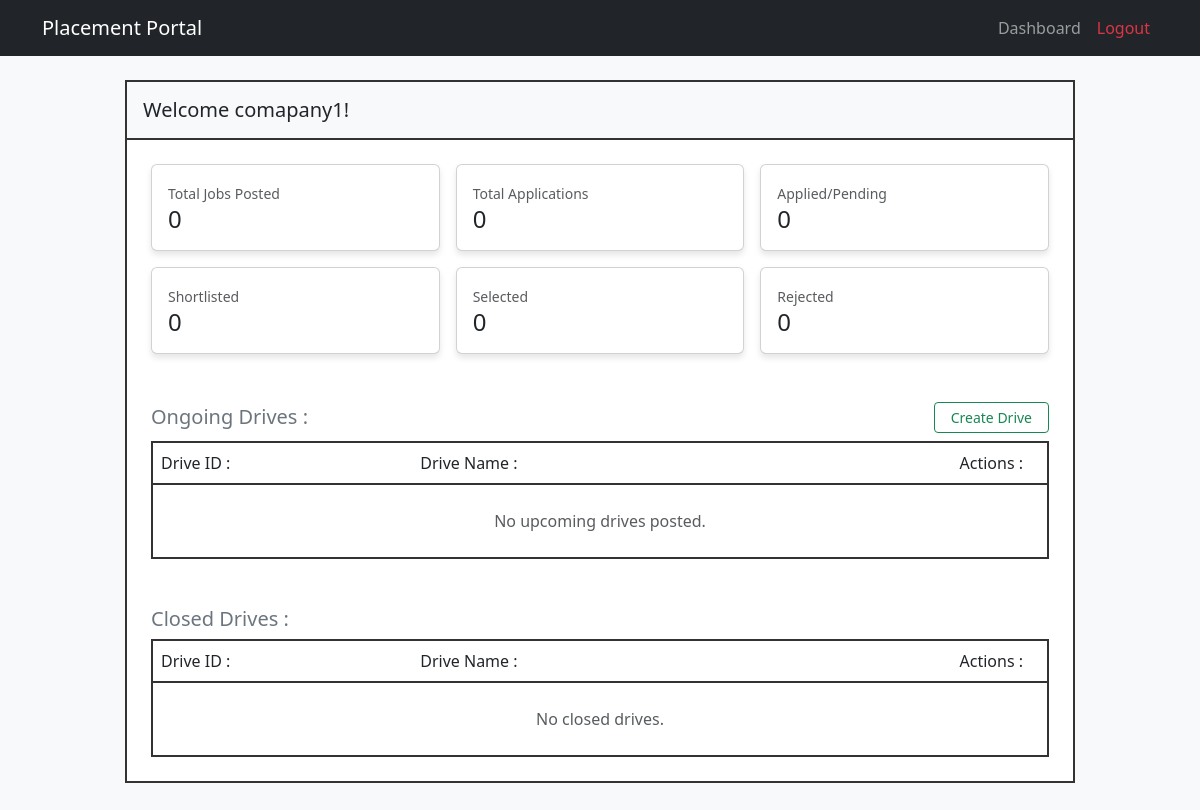
/company/dashboard (signed in), run on an earlier commit of the app's database.
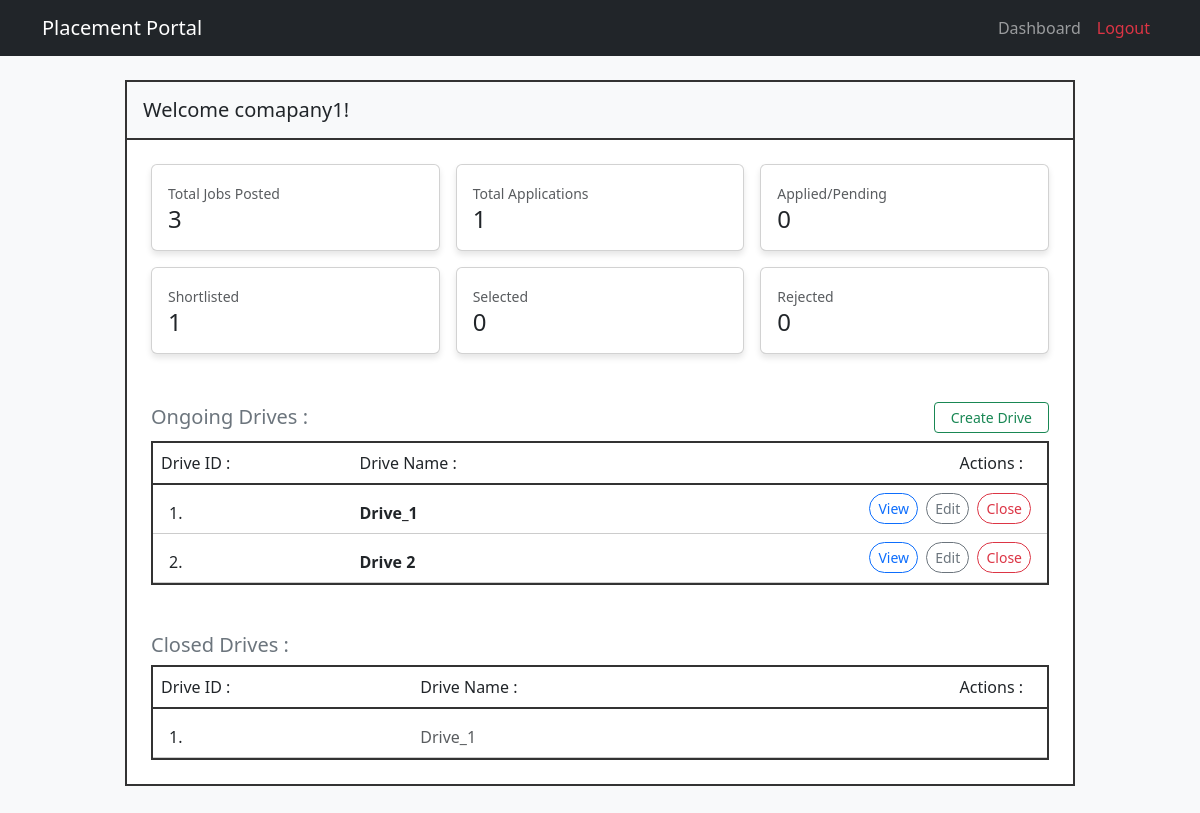
And on a later commit of the database.
### models.py (models this page shows, shortened)
class PlacementDrive(db.Model):
    __tablename__ = 'placement_drive'
    id = db.Column(db.Integer, primary_key=True, autoincrement=True)
    name = db.Column(db.String(255), nullable=False)
    comp_id = db.Column(db.Integer, db.ForeignKey('company.company_id'), nullable=False)
    job_title = db.Column(db.String(255), nullable=False)
    job_desc = db.Column(db.String(255), nullable=False)
    min_cgpa = db.Column(db.Numeric(4, 2))
    eligible_grad_yr = db.Column(db.Integer)
    salary = db.Column(db.Integer)
    location = db.Column(db.String(255))
    deadline = db.Column(db.DateTime, nullable=False)
    status = db.Column(db.String(50), nullable=False, default='Pending') #Pending/Approved/Rejected/Closed
    remarks = db.Column(db.String(255))
    created_at = db.Column(db.DateTime, nullable=False, default=datetime.now)
    updated_at = db.Column(db.DateTime, default=datetime.now, onupdate=datetime.now)
    applications = db.relationship('Application', backref='drive')
    eligible_departments = db.relationship('EligibleDepartments', backref='placement_drive', cascade='all, delete-orphan')

### app.py (the view)
@app.route('/company/dashboard')
@login_required
def company_dashboard():
    if not current_user.is_authenticated or not current_user.get_id().startswith('company_'):
        return "Unauthorized Access : Not a Company ", 403
    if current_user.approval_status == 'pending':
        logout_user()
        flash('Company registration not yet approved by admin', 'warning')
        return redirect(url_for('login'))
    if current_user.approval_status == 'rejected':
        logout_user()
        flash('Company registration rejected by admin', 'danger')
        return redirect(url_for('login'))
    if current_user.is_blacklisted:
        logout_user()
        flash('Company is blacklisted', 'danger')
        return redirect(url_for('login'))
    company = Company.query.filter_by(company_id=current_user.company_id).first()
    if not company:
        flash('Company profile not found', 'danger')
        return redirect(url_for('login'))
    drives = PlacementDrive.query.filter_by(comp_id=company.company_id).all()
    drive_ids = []
    for i in drives:
        drive_ids.append(i.id)
    if drive_ids:
        applications = Application.query.filter(Application.drive_id.in_(drive_ids)).all()
    else:
        applications = []
    upcoming_drives = PlacementDrive.query.filter(
        PlacementDrive.comp_id == company.company_id,
        PlacementDrive.status.in_(['Active', 'Pending', 'approved'])
    ).all()
    closed_drives = PlacementDrive.query.filter(
        PlacementDrive.comp_id == company.company_id,
        PlacementDrive.status.in_(['Closed', 'Rejected'])
    ).all()
    stats = {
        'total_jobs': len(drives),
        'total_applications': len(applications),
        'applied': len([app for app in applications if app.application_status == 'applied']),
        'shortlisted': len([app for app in applications if app.application_status == 'shortlisted']),
        'selected': len([app for app in applications if app.application_status == 'selected']),
        'rejected': len([app for app in applications if app.application_status == 'rejected']),
    }
    return render_template('company_dashboard.html', company=company, upcoming_drives=upcoming_drives, closed_drives=closed_drives, applications=applications, stats=stats)

### app.py (called while the page is built)
@login_manager.user_loader #Run this fn everytime the user clicks a new page
def load_user(user_id):
    try:
        role, uid = user_id.split('_', 1)
        if role == 'admin':
            return db.session.get(Admin, int(uid))
        elif role == 'student':
            return db.session.get(Student, uid)
        elif role == 'company':
            return db.session.get(Company, int(uid))
    except Exception as e:
        return None
    return None

### models.py (called while the page is built)
    def get_id(self):
        return f"company_{self.company_id}"

### templates/company_dashboard.html (shortened to what the changed rows need)
{% extends "base.html" %}
{% block content %}
<div class="row justify-content-center mt-4 mb-5">
    <div class="col-lg-10 p-0 bg-white" style="border: 2px solid #333;">
        <div class="p-4">
            <div class="row g-3 mb-5">
                <div class="col-md-6 col-lg-4">
                    <div class="card h-100">
                        <div class="card-body">
                            <small class="text-muted">Total Jobs Posted</small>
                            <h4 class="mb-0">{{ stats.total_jobs }}</h4>
                        </div>
                    </div>
                </div>
                <div class="col-md-6 col-lg-4">
                    <div class="card h-100">
                        <div class="card-body">
                            <small class="text-muted">Total Applications</small>
                            <h4 class="mb-0">{{ stats.total_applications }}</h4>
                        </div>
                    </div>
                </div>
                <div class="col-md-6 col-lg-4">
                    <div class="card h-100">
                        <div class="card-body">
                            <small class="text-muted">Shortlisted</small>
                            <h4 class="mb-0">{{ stats.shortlisted }}</h4>
                        </div>
                    </div>
                </div>
            </div>
            <div class="mb-5">
                <div style="border: 2px solid #333;">
                    <table class="table table-borderless mb-0">
                        <thead class="bg-light" style="border-bottom: 2px solid #333;">
                            <tr>
                                <th class="fw-normal pb-2 pt-2">Drive ID :</th>
                                <th class="fw-normal pb-2 pt-2">Drive Name :</th>
                                <th class="fw-normal pb-2 pt-2 text-end pe-4">Actions :</th>
                            </tr>
                        </thead>
                        <tbody>
                            {% for drive in upcoming_drives %}
                            <tr style="border-bottom: 1px solid #ccc;">
                                <td class="pt-3 ps-3">{{ loop.index }}.</td>
                                <td class="pt-3 text-dark fw-bold">
                                    {{ drive.name }}
                                </td>
                                <td class="text-end pt-2 pb-2 pe-3" style="white-space: nowrap;">
                                    <a href="{{ url_for('company_drive_action', action='fetch_applications', drive_id=drive.id) }}" class="btn btn-sm btn-outline-primary rounded-pill px-2">View</a>
                                    <a href="{{ url_for('company_edit_drive', drive_id=drive.id) }}" class="btn btn-sm btn-outline-secondary rounded-pill px-2 ms-1">Edit</a>
                                    <a href="{{ url_for('company_drive_action', action='close', drive_id=drive.id) }}" class="btn btn-sm btn-outline-danger rounded-pill px-2 ms-1">Close</a>
                                </td>
                            </tr>
                            {% else %}
                            <tr>
                                <td colspan="3" class="text-center text-muted pt-4 pb-4">No upcoming drives posted.</td>
                            </tr>
                            {% endfor %}
                        </tbody>
                    </table>
                </div>
            </div>
            <div>
                <div style="border: 2px solid #333;">
                    <table class="table table-borderless mb-0">
                        <thead class="bg-light" style="border-bottom: 2px solid #333;">
                            <tr>
                                <th class="fw-normal pb-2 pt-2">Drive ID : </th>
                                <th class="fw-normal pb-2 pt-2">Drive Name :</th>
                                <th class="fw-normal pb-2 pt-2 text-end pe-4">Actions :</th>
                            </tr>
                        </thead>
                        <tbody>
                            {% for drive in closed_drives %}
                            <tr style="border-bottom: 1px solid #ccc;">
                                <td class="pt-3 ps-3">{{ loop.index }}.</td>
                                <td class="pt-3 text-muted">{{ drive.name }}</td>
                                <td class="text-end pt-2 pb-2 pe-3">
                                </td>
                            </tr>
                            {% else %}
                            <tr>
                                <td colspan="3" class="text-center text-muted pt-4 pb-4">No closed drives.</td>
                            </tr>
                            {% endfor %}
                        </tbody>
                    </table>
                </div>
            </div>
        </div>
    </div>
</div>
{% endblock %}

What changed in the data, as far as the page shows it:
added PlacementDrive: name "Drive_1", shown under "Ongoing Drives :"
added PlacementDrive: name "Drive 2", shown under "Ongoing Drives :"
added PlacementDrive: name "Drive_1", shown under "Closed Drives :"
Also different on the page:
{{ stats.total_jobs }}: "0" → "3"
{{ stats.total_applications }}: "0" → "1"
{{ stats.shortlisted }}: "0" → "1"
text no longer shown: "No upcoming drives posted. No closed drives."
